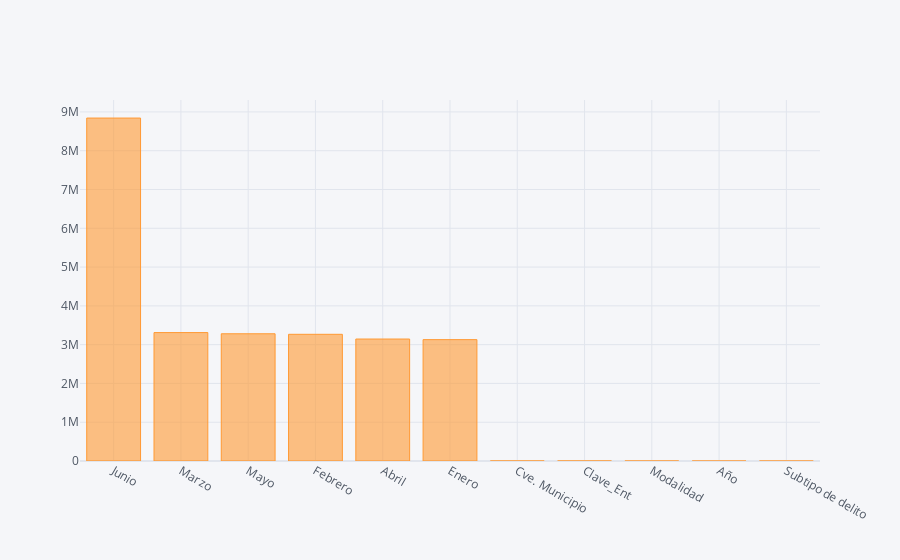

Notebook cell for this chart:
### Code cell
pd.DataFrame(zip(var_2,sk.scores_),columns=['var','score']).set_index('var').sort_values(by='score',
                                  ascending=False).iplot(kind='bar',color='orange')

### Figure 1 — Plotly figure (JSON) as saved in the notebook; plotly's stock layout.template omitted (floating-point values rounded to 4 significant figures)
{"data": [{"marker": {"color": "rgba(255, 153, 51, 0.6)", "line": {"color": "rgba(255, 153, 51, 1.0)", "width": 1}}, "name": "score", "orientation": "v", "text": "", "type": "bar", "x": ["Junio", "Marzo", "Mayo", "Febrero", "Abril", "Enero", "Cve. Municipio", "Clave_Ent", "Modalidad", "Año", "Subtipo de delito"], "y": [8843000.0, 3311000.0, 3281000.0, 3267000.0, 3145000.0, 3129000.0, 1642.0, 1607.0, 796.2, 84.88, 0.9718]}], "layout": {"legend": {"bgcolor": "#F5F6F9", "font": {"color": "#4D5663"}}, "paper_bgcolor": "#F5F6F9", "plot_bgcolor": "#F5F6F9", "title": {"font": {"color": "#4D5663"}}, "xaxis": {"gridcolor": "#E1E5ED", "showgrid": true, "tickfont": {"color": "#4D5663"}, "title": {"font": {"color": "#4D5663"}, "text": ""}, "zerolinecolor": "#E1E5ED"}, "yaxis": {"gridcolor": "#E1E5ED", "showgrid": true, "tickfont": {"color": "#4D5663"}, "title": {"font": {"color": "#4D5663"}, "text": ""}, "zerolinecolor": "#E1E5ED"}}}
